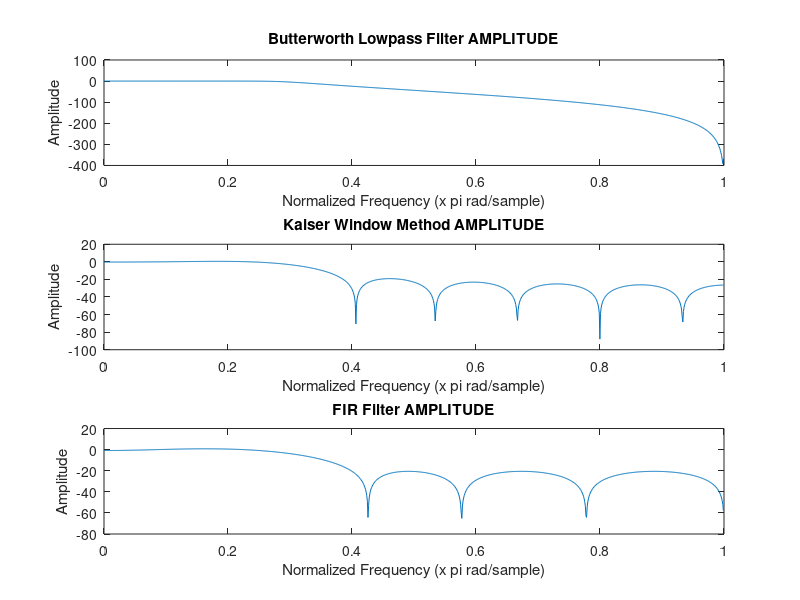
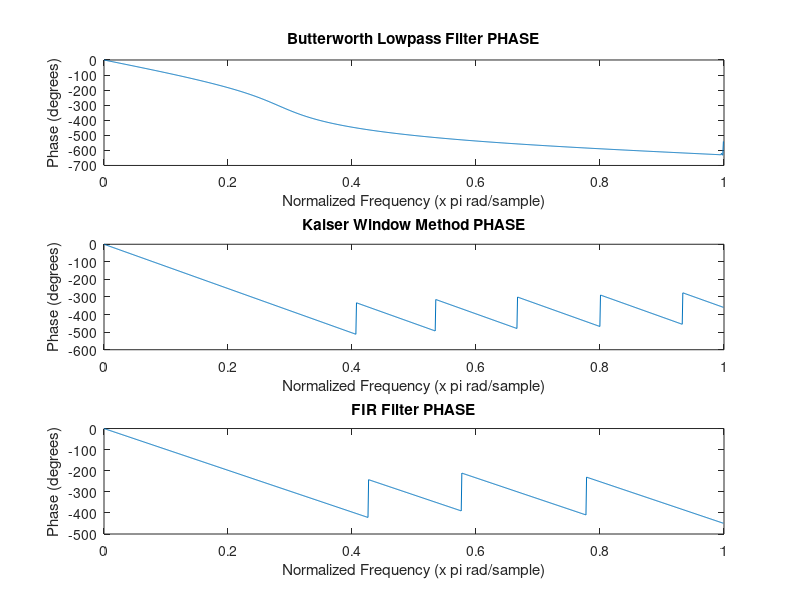
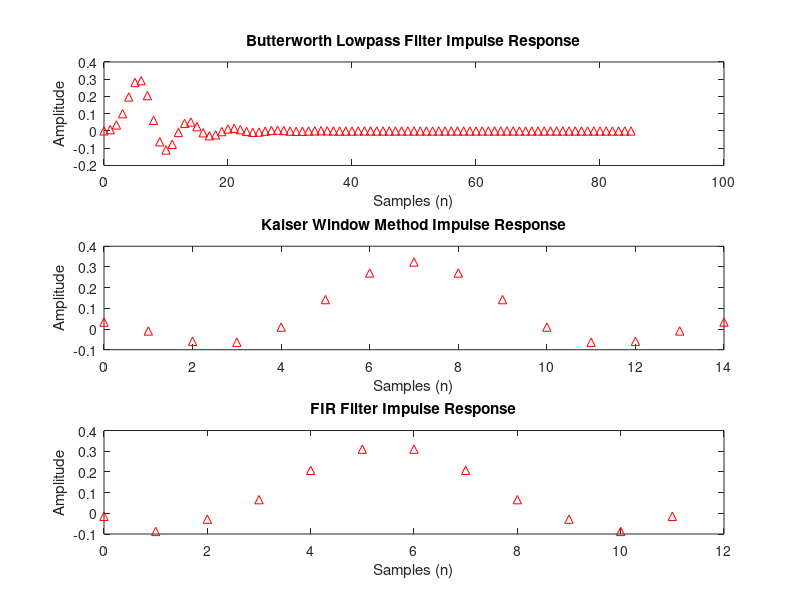

Write MATLAB code to recreate these figures, in order.
clear all; clc; close all;
% DSP Homework 1
Fs = 10000;
N = 1024;

% Butterworth Lowpass Filter
[b1,a1] = butter(7,0.28808);
[h1 w1] = freqz(b1,a1,N);

% Kaiser Window Method 
beta = 0;
n = 12+2;
Wc = 0.325;
hh = fir1(n,Wc,'low',kaiser(n+1,beta),'noscale');
[h2 w2] = freqz(hh,1,N);

% FIR Filter
[n1,fo,ao,w] = firpmord([Fs/2*0.25 Fs/2*0.4],[1 0],[0.1 0.1],Fs);
n1 = n1 + 1;                 %to make it same as  specifications
b2 = firpm(n1,fo,ao,w);
[h3 w3] = freqz(b2,1,1024);

% Amplitude of Filters
figure
subplot(311);
plot(w1/pi,20*log10(abs(h1)));
title('Butterworth Lowpass Filter AMPLITUDE');
ylabel('Amplitude');
xlabel('Normalized Frequency (x pi rad/sample)');
subplot(312);
plot(w2/pi,20*log10(abs(h2)));
title("Kaiser Window Method AMPLITUDE");
ylabel('Amplitude');
xlabel('Normalized Frequency (x pi rad/sample)');
subplot(313);
plot(w3/pi,20*log10(abs(h3)));
title("FIR Filter AMPLITUDE");
ylabel('Amplitude');
xlabel('Normalized Frequency (x pi rad/sample)');

% Phase of Filters
figure
subplot(311);
plot(w1/pi, 360/(2*pi)*unwrap(angle(h1)));
title('Butterworth Lowpass Filter PHASE');
ylabel('Phase (degrees)');
xlabel('Normalized Frequency (x pi rad/sample)');
subplot(312);
plot(w2/pi, 360/(2*pi)*unwrap(angle(h2)));
title("Kaiser Window Method PHASE");
ylabel('Phase (degrees)');
xlabel('Normalized Frequency (x pi rad/sample)');
subplot(313);
plot(w3/pi, 360/(2*pi)*unwrap(angle(h3)));
title("FIR Filter PHASE");
ylabel('Phase (degrees)');
xlabel('Normalized Frequency (x pi rad/sample)');

% Impulse Response of Filters
figure
subplot(311);
impz(b1,a1);
title("Butterworth Lowpass Filter Impulse Response");
ylabel('Amplitude');
xlabel('Samples (n)');
subplot(312);
impz(hh,1);
title("Kaiser Window Method Impulse Response");
ylabel('Amplitude');
xlabel('Samples (n)');
subplot(313);
impz(b2,1);
title("FIR Filter Impulse Response");
ylabel('Amplitude');
xlabel('Samples (n)');